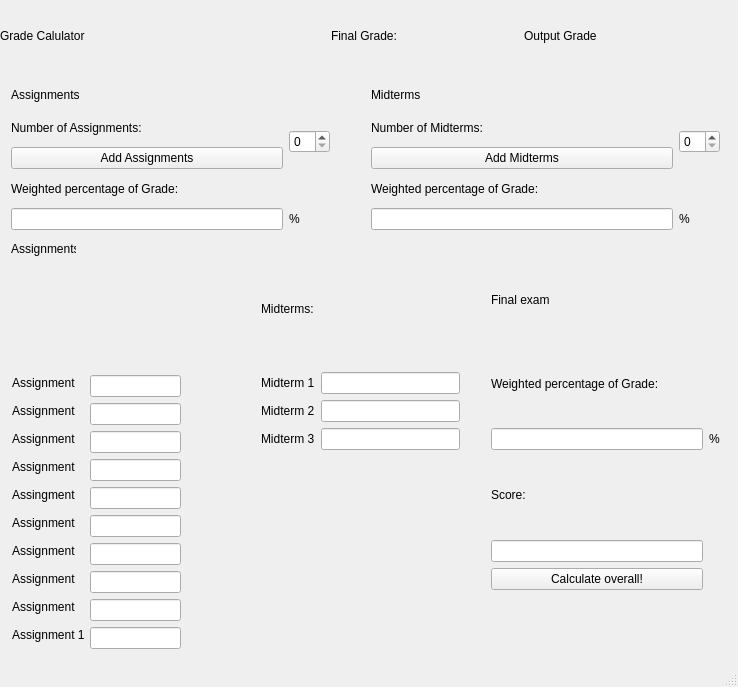
<?xml version="1.0" encoding="UTF-8"?>
<ui version="4.0">
 <class>MainWindow</class>
 <widget class="QMainWindow" name="MainWindow">
  <property name="geometry">
   <rect>
    <x>0</x>
    <y>0</y>
    <width>738</width>
    <height>687</height>
   </rect>
  </property>
  <property name="windowTitle">
   <string>MainWindow</string>
  </property>
  <widget class="QWidget" name="centralWidget">
   <widget class="QLabel" name="Header">
    <property name="geometry">
     <rect>
      <x>0</x>
      <y>0</y>
      <width>271</width>
      <height>71</height>
     </rect>
    </property>
    <property name="text">
     <string>Grade Calulator</string>
    </property>
   </widget>
   <widget class="QLabel" name="label_2">
    <property name="geometry">
     <rect>
      <x>11</x>
      <y>241</y>
      <width>65</width>
      <height>16</height>
     </rect>
    </property>
    <property name="text">
     <string>Assignments:</string>
    </property>
   </widget>
   <widget class="QWidget" name="layoutWidget">
    <property name="geometry">
     <rect>
      <x>320</x>
      <y>0</y>
      <width>401</width>
      <height>71</height>
     </rect>
    </property>
    <layout class="QHBoxLayout" name="horizontalLayout">
     <item>
      <widget class="QLabel" name="OverallFinallabel">
       <property name="text">
        <string>Final Grade:</string>
       </property>
      </widget>
     </item>
     <item>
      <widget class="QLabel" name="Outputlabel">
       <property name="text">
        <string>Output Grade</string>
       </property>
      </widget>
     </item>
    </layout>
   </widget>
   <widget class="QWidget" name="layoutWidget">
    <property name="geometry">
     <rect>
      <x>360</x>
      <y>70</y>
      <width>371</width>
      <height>171</height>
     </rect>
    </property>
    <layout class="QGridLayout" name="gridLayout">
     <item row="1" column="0">
      <widget class="QLabel" name="Midtermnumlabel">
       <property name="text">
        <string>Number of Midterms:</string>
       </property>
      </widget>
     </item>
     <item row="0" column="0">
      <widget class="QLabel" name="Midtermlabel">
       <property name="text">
        <string>Midterms</string>
       </property>
      </widget>
     </item>
     <item row="1" column="1" rowspan="2">
      <widget class="QSpinBox" name="Midtermspinbox"/>
     </item>
     <item row="3" column="0" colspan="2">
      <widget class="QLabel" name="MidtermWeightlabel">
       <property name="text">
        <string>Weighted percentage of Grade:</string>
       </property>
      </widget>
     </item>
     <item row="2" column="0">
      <widget class="QPushButton" name="finalizemidterms">
       <property name="text">
        <string>Add Midterms</string>
       </property>
      </widget>
     </item>
     <item row="4" column="1">
      <widget class="QLabel" name="label_4">
       <property name="text">
        <string>%</string>
       </property>
      </widget>
     </item>
     <item row="4" column="0">
      <widget class="QLineEdit" name="lineEdit_3"/>
     </item>
    </layout>
   </widget>
   <widget class="QWidget" name="layoutWidget">
    <property name="geometry">
     <rect>
      <x>0</x>
      <y>70</y>
      <width>341</width>
      <height>171</height>
     </rect>
    </property>
    <layout class="QGridLayout" name="gridLayout_2">
     <item row="2" column="0">
      <widget class="QPushButton" name="finalizeassignments">
       <property name="text">
        <string>Add Assignments</string>
       </property>
      </widget>
     </item>
     <item row="1" column="0">
      <widget class="QLabel" name="Assignemtnumlabel">
       <property name="text">
        <string>Number of Assignments:</string>
       </property>
      </widget>
     </item>
     <item row="1" column="1" rowspan="2">
      <widget class="QSpinBox" name="Assignmentspinbox"/>
     </item>
     <item row="0" column="0">
      <widget class="QLabel" name="AssignmentLabel">
       <property name="text">
        <string>Assignments</string>
       </property>
      </widget>
     </item>
     <item row="3" column="0" colspan="2">
      <widget class="QLabel" name="Assignmentweightlabel">
       <property name="text">
        <string>Weighted percentage of Grade:</string>
       </property>
      </widget>
     </item>
     <item row="5" column="1">
      <widget class="QLabel" name="label_3">
       <property name="text">
        <string>%</string>
       </property>
      </widget>
     </item>
     <item row="5" column="0">
      <widget class="QLineEdit" name="lineEdit_2"/>
     </item>
    </layout>
   </widget>
   <widget class="QLineEdit" name="lineEdit_4">
    <property name="geometry">
     <rect>
      <x>90</x>
      <y>375</y>
      <width>91</width>
      <height>22</height>
     </rect>
    </property>
   </widget>
   <widget class="QLineEdit" name="lineEdit_8">
    <property name="geometry">
     <rect>
      <x>90</x>
      <y>403</y>
      <width>91</width>
      <height>22</height>
     </rect>
    </property>
   </widget>
   <widget class="QLineEdit" name="lineEdit_9">
    <property name="geometry">
     <rect>
      <x>90</x>
      <y>431</y>
      <width>91</width>
      <height>22</height>
     </rect>
    </property>
   </widget>
   <widget class="QLineEdit" name="lineEdit_10">
    <property name="geometry">
     <rect>
      <x>90</x>
      <y>459</y>
      <width>91</width>
      <height>22</height>
     </rect>
    </property>
   </widget>
   <widget class="QLineEdit" name="lineEdit_11">
    <property name="geometry">
     <rect>
      <x>90</x>
      <y>487</y>
      <width>91</width>
      <height>22</height>
     </rect>
    </property>
   </widget>
   <widget class="QLineEdit" name="lineEdit_12">
    <property name="geometry">
     <rect>
      <x>90</x>
      <y>599</y>
      <width>91</width>
      <height>22</height>
     </rect>
    </property>
   </widget>
   <widget class="QLineEdit" name="lineEdit_13">
    <property name="geometry">
     <rect>
      <x>90</x>
      <y>543</y>
      <width>91</width>
      <height>22</height>
     </rect>
    </property>
   </widget>
   <widget class="QLineEdit" name="lineEdit_14">
    <property name="geometry">
     <rect>
      <x>90</x>
      <y>627</y>
      <width>91</width>
      <height>22</height>
     </rect>
    </property>
   </widget>
   <widget class="QLabel" name="label_6">
    <property name="geometry">
     <rect>
      <x>12</x>
      <y>375</y>
      <width>66</width>
      <height>16</height>
     </rect>
    </property>
    <property name="text">
     <string>Assignment 1</string>
    </property>
   </widget>
   <widget class="QLabel" name="label_7">
    <property name="geometry">
     <rect>
      <x>12</x>
      <y>403</y>
      <width>66</width>
      <height>16</height>
     </rect>
    </property>
    <property name="text">
     <string>Assignment 2</string>
    </property>
   </widget>
   <widget class="QLabel" name="label_8">
    <property name="geometry">
     <rect>
      <x>12</x>
      <y>431</y>
      <width>66</width>
      <height>16</height>
     </rect>
    </property>
    <property name="text">
     <string>Assignment 3</string>
    </property>
   </widget>
   <widget class="QLabel" name="label_9">
    <property name="geometry">
     <rect>
      <x>12</x>
      <y>571</y>
      <width>66</width>
      <height>16</height>
     </rect>
    </property>
    <property name="text">
     <string>Assignment 8</string>
    </property>
   </widget>
   <widget class="QLabel" name="label_10">
    <property name="geometry">
     <rect>
      <x>12</x>
      <y>459</y>
      <width>66</width>
      <height>16</height>
     </rect>
    </property>
    <property name="text">
     <string>Assignment 4</string>
    </property>
   </widget>
   <widget class="QLabel" name="label_11">
    <property name="geometry">
     <rect>
      <x>12</x>
      <y>515</y>
      <width>66</width>
      <height>16</height>
     </rect>
    </property>
    <property name="text">
     <string>Assignment 6</string>
    </property>
   </widget>
   <widget class="QWidget" name="">
    <property name="geometry">
     <rect>
      <x>480</x>
      <y>250</y>
      <width>251</width>
      <height>351</height>
     </rect>
    </property>
    <layout class="QGridLayout" name="gridLayout_3">
     <item row="3" column="1">
      <widget class="QLabel" name="label_5">
       <property name="text">
        <string>%</string>
       </property>
      </widget>
     </item>
     <item row="4" column="0">
      <widget class="QLabel" name="Finalscorelabel">
       <property name="text">
        <string>Score:</string>
       </property>
      </widget>
     </item>
     <item row="0" column="0">
      <widget class="QLabel" name="Finallabel">
       <property name="text">
        <string>Final exam</string>
       </property>
      </widget>
     </item>
     <item row="1" column="0">
      <widget class="QLabel" name="Finalweightlabel">
       <property name="text">
        <string>Weighted percentage of Grade:</string>
       </property>
      </widget>
     </item>
     <item row="5" column="0">
      <widget class="QLineEdit" name="line_gradescore">
       <property name="text">
        <string/>
       </property>
      </widget>
     </item>
     <item row="6" column="0">
      <widget class="QPushButton" name="calculate">
       <property name="text">
        <string>Calculate overall!</string>
       </property>
      </widget>
     </item>
     <item row="3" column="0">
      <widget class="QLineEdit" name="lineEdit"/>
     </item>
    </layout>
   </widget>
   <widget class="QWidget" name="">
    <property name="geometry">
     <rect>
      <x>250</x>
      <y>240</y>
      <width>221</width>
      <height>221</height>
     </rect>
    </property>
    <layout class="QGridLayout" name="gridLayout_4">
     <item row="2" column="0">
      <widget class="QLabel" name="label_15">
       <property name="text">
        <string>Midterm 2</string>
       </property>
      </widget>
     </item>
     <item row="0" column="0">
      <widget class="QLabel" name="label">
       <property name="text">
        <string>Midterms:</string>
       </property>
      </widget>
     </item>
     <item row="1" column="1">
      <widget class="QLineEdit" name="lineEdit_5"/>
     </item>
     <item row="1" column="0">
      <widget class="QLabel" name="label_13">
       <property name="text">
        <string>Midterm 1</string>
       </property>
      </widget>
     </item>
     <item row="3" column="0">
      <widget class="QLabel" name="label_12">
       <property name="text">
        <string>Midterm 3</string>
       </property>
      </widget>
     </item>
     <item row="2" column="1">
      <widget class="QLineEdit" name="lineEdit_6"/>
     </item>
     <item row="3" column="1">
      <widget class="QLineEdit" name="lineEdit_7"/>
     </item>
    </layout>
   </widget>
   <widget class="QLabel" name="label_14">
    <property name="geometry">
     <rect>
      <x>12</x>
      <y>543</y>
      <width>66</width>
      <height>16</height>
     </rect>
    </property>
    <property name="text">
     <string>Assignment 7</string>
    </property>
   </widget>
   <widget class="QLabel" name="label_16">
    <property name="geometry">
     <rect>
      <x>12</x>
      <y>487</y>
      <width>66</width>
      <height>16</height>
     </rect>
    </property>
    <property name="text">
     <string>Assingment 5</string>
    </property>
   </widget>
   <widget class="QLineEdit" name="lineEdit_16">
    <property name="geometry">
     <rect>
      <x>90</x>
      <y>571</y>
      <width>91</width>
      <height>22</height>
     </rect>
    </property>
   </widget>
   <widget class="QLabel" name="label_17">
    <property name="geometry">
     <rect>
      <x>12</x>
      <y>599</y>
      <width>66</width>
      <height>16</height>
     </rect>
    </property>
    <property name="text">
     <string>Assignment 9</string>
    </property>
   </widget>
   <widget class="QLabel" name="label_18">
    <property name="geometry">
     <rect>
      <x>12</x>
      <y>627</y>
      <width>72</width>
      <height>16</height>
     </rect>
    </property>
    <property name="text">
     <string>Assignment 10</string>
    </property>
   </widget>
   <widget class="QLineEdit" name="lineEdit_15">
    <property name="geometry">
     <rect>
      <x>90</x>
      <y>515</y>
      <width>91</width>
      <height>22</height>
     </rect>
    </property>
   </widget>
  </widget>
  <widget class="QStatusBar" name="statusBar"/>
 </widget>
 <layoutdefault spacing="6" margin="11"/>
 <tabstops>
  <tabstop>finalizeassignments</tabstop>
  <tabstop>Midtermspinbox</tabstop>
  <tabstop>line_gradescore</tabstop>
  <tabstop>calculate</tabstop>
  <tabstop>finalizemidterms</tabstop>
  <tabstop>Assignmentspinbox</tabstop>
 </tabstops>
 <resources/>
 <connections/>
</ui>
